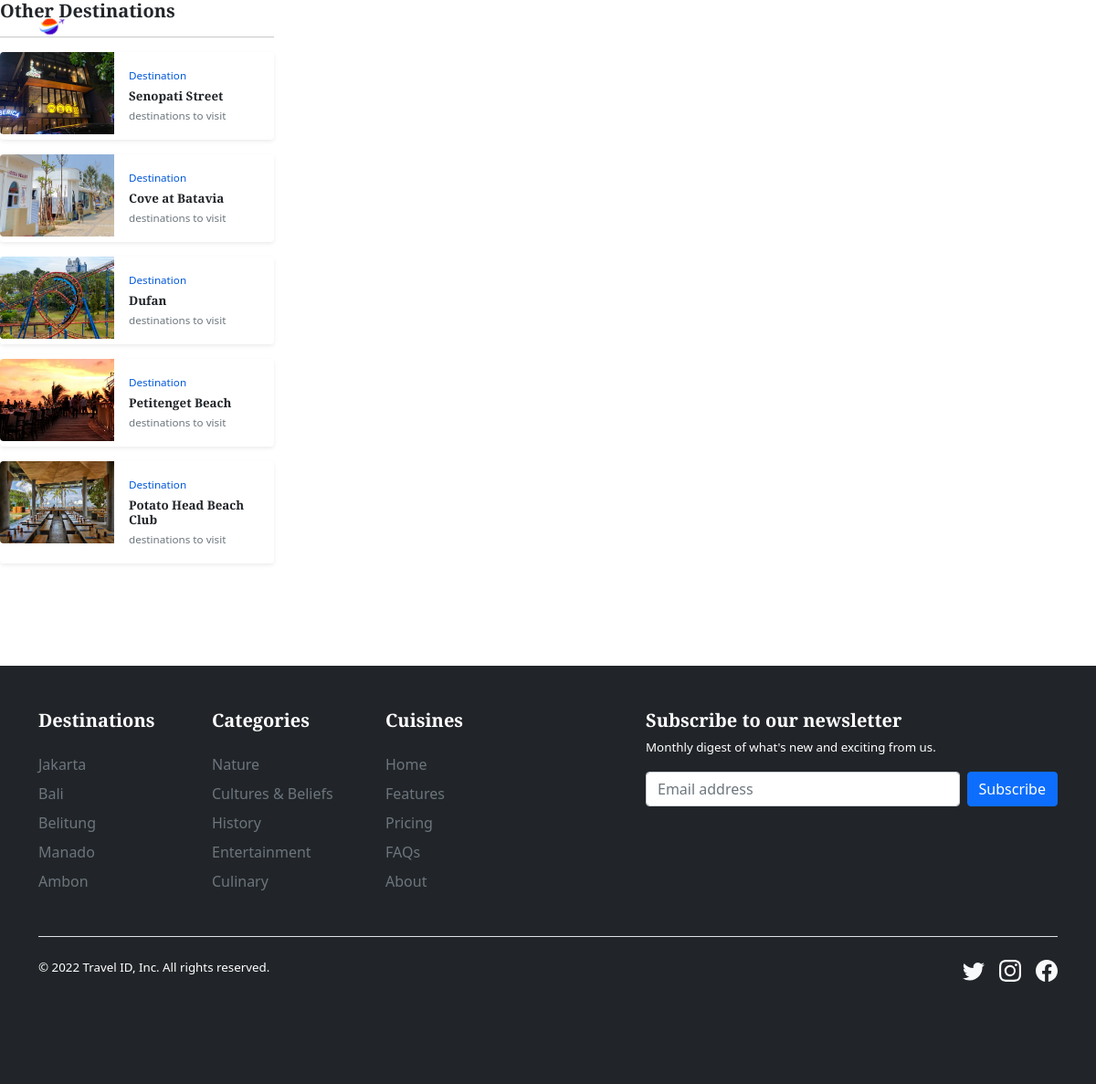
Page /Website/destinasi1.php on the committed database.
### tables this page shows
CREATE TABLE `fotodestinasi` (
  `fotoID` char(5) NOT NULL,
  `fotonama` char(60) NOT NULL,
  `destinasiID` char(4) NOT NULL,
  `fotofile` text NOT NULL
);

CREATE TABLE `destinasi` (
  `destinasiID` char(5) NOT NULL,
  `destinasinama` varchar(35) NOT NULL,
  `destinasialamat` varchar(255) NOT NULL,
  `kategoriID` char(4) NOT NULL,
  `areaID` char(4) NOT NULL
);

CREATE TABLE `kabupaten` (
  `kabupatenKODE` char(4) NOT NULL,
  `kabupatenNAMA` char(60) NOT NULL,
  `kabupatenALAMAT` varchar(255) NOT NULL,
  `kabupatenKET` text NOT NULL,
  `kabupatenFOTOICON` varchar(255) NOT NULL,
  `kabupatenFOTOICONKET` text NOT NULL
);

CREATE TABLE `kategori` (
  `kategoriID` char(4) NOT NULL,
  `kategorinama` char(30) NOT NULL,
  `kategoriketerangan` varchar(500) NOT NULL,
  `kategorireferensi` char(30) NOT NULL
);

### Website/destinasi1.php (the view, shortened to what this page needs)
<!doctype html>
<html lang="en">
<?php
include "header.php";
$kodedestinasi = $_GET["get"];
$destinasilain  = mysqli_query($connection, "SELECT * from destinasi, fotodestinasi
            where destinasi.destinasiID = fotodestinasi.destinasiID AND
            destinasi.destinasiID != '$kodedestinasi' AND destinasi.destinasiID != 'D001' order by destinasi.destinasiID desc");
?>
<body>
                <div class="col-md-3">
                    <h5 class="fw-bold">Other Destinations</h5>
                    <hr>
                    <?php if (mysqli_num_rows($destinasilain) > 0) {
                        while ($row = mysqli_fetch_array($destinasilain)) { ?>
                            <div class="card mb-3 border-0 shadow-sm" style="max-width: 300px;">
                                <div class="row g-0">
                                    <div class="col-md-5">
                                        <a href="destinasi1.php?get=<?php echo $row["destinasiID"] ?>" class="stretched-link m-0">
                                            <img style=" height: 7.5vw; object-fit: cover;" class="img-fluid rounded-start" alt="..." src="images-destinasi/<?php echo $row["fotofile"] ?>">
                                        </a>
                                    </div>
                                    <div class="col-md-7">
                                        <div class="card-body">
                                            <p class="card-text mb-1" style="color: var(--accent);"><small>Destination</small></p>
                                            <h5 class="card-title mb-1"><?php echo $row["destinasinama"] ?></h5>
                                            <p class="card-text"><small class="text-muted">destinations to visit</small></p>
                                        </div>
                                    </div>
                                </div>
                            </div>
                    <?php }
                    } ?>
                </div>
            <?php include "footer.php" ?>
</body>
</html>

### Website/footer.php (shortened to what this page needs)
<!doctype html>
<html lang="en">
<?php
include "includes/config.php";
$kabupaten = mysqli_query($connection, "SELECT * FROM kabupaten
            limit 5");
$kategori = mysqli_query($connection, "SELECT * FROM kategori
            limit 5");
?>
<head>
    <link href="https://cdn.jsdelivr.net/npm/bootstrap@5.0.2/dist/css/bootstrap.min.css" rel="stylesheet">
    <link rel="stylesheet" href="css/style.css">
</head>
<body>
    <div class="space"></div>
    <div class="space"></div>
    <footer class="py-5 text-white">
        <div class="container">
            <div class="row">
                <div class="col-6 col-md-2 mb-3">
                    <h5 class="mb-4">Destinations</h5>
                    <ul class="nav flex-column">
                        <?php if (mysqli_num_rows($kabupaten) > 0) {
                            while ($row = mysqli_fetch_array($kabupaten)) { ?>
                                <li class="nav-item mb-2"><a href="<?php echo $row["kabupatenNAMA"] ?>.php" class="nav-link p-0 text-muted"><?php echo $row["kabupatenNAMA"] ?></a></li>
                        <?php }
                        } ?>
                    </ul>
                </div>
                <div class="col-6 col-md-2 mb-3">
                    <h5 class="mb-4">Categories</h5>
                    <ul class="nav flex-column">
                        <?php if (mysqli_num_rows($kategori) > 0) {
                            while ($row = mysqli_fetch_array($kategori)) { ?>
                                <li class="nav-item mb-2"><a href="<?php echo $row["kategorinama"] ?>.php" class="nav-link p-0 text-muted"><?php echo $row["kategorinama"] ?></a></li>
                        <?php }
                        } ?>
                    </ul>
                </div>
                <div class="col-6 col-md-2 mb-3">
                    <h5 class="mb-4">Cuisines</h5>
                    <ul class="nav flex-column">
                        <li class="nav-item mb-2"><a href="#" class="nav-link p-0 text-muted">Home</a></li>
                        <li class="nav-item mb-2"><a href="#" class="nav-link p-0 text-muted">Features</a></li>
                        <li class="nav-item mb-2"><a href="#" class="nav-link p-0 text-muted">Pricing</a></li>
                        <li class="nav-item mb-2"><a href="#" class="nav-link p-0 text-muted">FAQs</a></li>
                        <li class="nav-item mb-2"><a href="#" class="nav-link p-0 text-muted">About</a></li>
                    </ul>
                </div>
                <div class="col-md-5 offset-md-1 mb-3">
                    <form>
                        <h5>Subscribe to our newsletter</h5>
                        <p>Monthly digest of what's new and exciting from us.</p>
                        <div class="d-flex flex-column flex-sm-row w-100 gap-2">
                            <input id="newsletter1" type="text" class="form-control" placeholder="Email address">
                            <button class="btn btn-primary" type="button">Subscribe</button>
                        </div>
                    </form>
                </div>
            </div>
            <div class="d-flex flex-column flex-sm-row justify-content-between py-4 my-4 border-top">
                <p>© 2022 Travel ID, Inc. All rights reserved.</p>
                <ul class="list-unstyled d-flex">
                    <li class="ms-3"><a class="link-light" href="https://twitter.com" target="_blank"></a></li>
                    <li class="ms-3"><a class="link-light" target="_blank" href="https://www.instagram.com/"></a></li>
                    <li class="ms-3"><a class="link-light" target="_blank" href="https://facebook.com"></a></li>
                </ul>
            </div>
        </div>
    </footer>
</body>
</html>

### Website/css/style.css (style rules this page uses)
:root { --accent: rgb(0, 87, 217); --bg1: #FAF9F6; }
h1, h2, h3, h4, h5, h6 { font-family: "Playfair Display", Georgia, "Times New Roman", serif; font-weight: 900; }
a { color: black; text-decoration: none; }
.space { margin:0; padding:0; height:3em; }
footer { background-color: rgba(33, 37, 41); }

### Website/destinasi1.php (style rules this page uses)
.card-body h5, p { font-size: smaller; }

### rows in the picture
fotodestinasi: fotofile (picture), destinasiID.destinasinama "Senopati Street"
fotodestinasi: fotofile (picture), destinasiID.destinasinama "Cove at Batavia"
fotodestinasi: fotofile (picture), destinasiID.destinasinama "Dufan"
fotodestinasi: fotofile (picture), destinasiID.destinasinama "Petitenget Beach"
fotodestinasi: fotofile (picture), destinasiID.destinasinama "Potato Head Beach Club"
kabupaten: kabupatenNAMA "Jakarta"
kabupaten: kabupatenNAMA "Bali"
kabupaten: kabupatenNAMA "Belitung"
kabupaten: kabupatenNAMA "Manado"
kabupaten: kabupatenNAMA "Ambon"
kategori: kategorinama "Nature"
kategori: kategorinama "Cultures & Beliefs"
kategori: kategorinama "History"
kategori: kategorinama "Entertainment"
kategori: kategorinama "Culinary"
